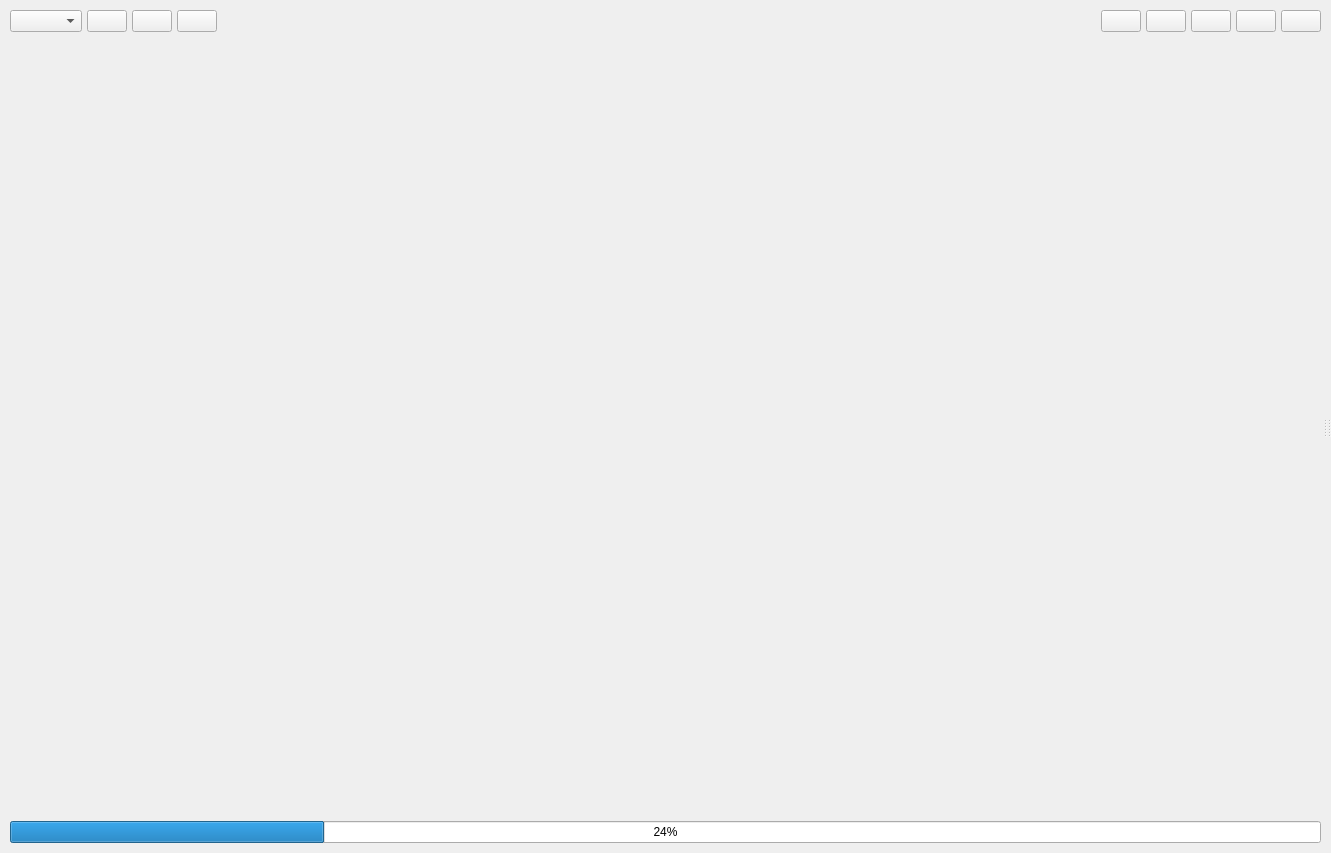
<?xml version="1.0" encoding="UTF-8"?>
<ui version="4.0">
 <class>node_graph_widget</class>
 <widget class="QWidget" name="node_graph_widget">
  <property name="geometry">
   <rect>
    <x>0</x>
    <y>0</y>
    <width>1331</width>
    <height>853</height>
   </rect>
  </property>
  <property name="windowTitle">
   <string>Form</string>
  </property>
  <layout class="QGridLayout" name="gridLayout_5">
   <property name="leftMargin">
    <number>0</number>
   </property>
   <property name="topMargin">
    <number>0</number>
   </property>
   <property name="rightMargin">
    <number>0</number>
   </property>
   <property name="bottomMargin">
    <number>0</number>
   </property>
   <property name="spacing">
    <number>0</number>
   </property>
   <item row="0" column="0">
    <widget class="QWidget" name="nodegraph_toolbar" native="true">
     <property name="sizePolicy">
      <sizepolicy hsizetype="MinimumExpanding" vsizetype="Maximum">
       <horstretch>0</horstretch>
       <verstretch>0</verstretch>
      </sizepolicy>
     </property>
     <property name="minimumSize">
      <size>
       <width>260</width>
       <height>0</height>
      </size>
     </property>
     <layout class="QGridLayout" name="gridLayout_3">
      <property name="leftMargin">
       <number>10</number>
      </property>
      <property name="topMargin">
       <number>10</number>
      </property>
      <property name="rightMargin">
       <number>10</number>
      </property>
      <property name="bottomMargin">
       <number>10</number>
      </property>
      <property name="horizontalSpacing">
       <number>5</number>
      </property>
      <property name="verticalSpacing">
       <number>0</number>
      </property>
      <item row="0" column="1">
       <widget class="QPushButton" name="play_button">
        <property name="cursor">
         <cursorShape>PointingHandCursor</cursorShape>
        </property>
        <property name="toolTip">
         <string>Run workflow</string>
        </property>
        <property name="text">
         <string/>
        </property>
        <property name="icon">
         <iconset resource="../../../../../gui/resources/feather.qrc">
          <normaloff>:/dark/icons/feather/dark/play.svg</normaloff>:/dark/icons/feather/dark/play.svg</iconset>
        </property>
       </widget>
      </item>
      <item row="0" column="8">
       <widget class="QPushButton" name="load_button">
        <property name="cursor">
         <cursorShape>PointingHandCursor</cursorShape>
        </property>
        <property name="toolTip">
         <string>Load workflow</string>
        </property>
        <property name="text">
         <string/>
        </property>
        <property name="icon">
         <iconset resource="../../../../../gui/resources/feather.qrc">
          <normaloff>:/dark/icons/feather/dark/folder.svg</normaloff>:/dark/icons/feather/dark/folder.svg</iconset>
        </property>
       </widget>
      </item>
      <item row="0" column="2">
       <widget class="QPushButton" name="pause_button">
        <property name="cursor">
         <cursorShape>PointingHandCursor</cursorShape>
        </property>
        <property name="toolTip">
         <string>Pause workflow</string>
        </property>
        <property name="text">
         <string/>
        </property>
        <property name="icon">
         <iconset resource="../../../../../gui/resources/feather.qrc">
          <normaloff>:/dark/icons/feather/dark/pause-circle.svg</normaloff>:/dark/icons/feather/dark/pause-circle.svg</iconset>
        </property>
       </widget>
      </item>
      <item row="0" column="4">
       <spacer name="horizontalSpacer">
        <property name="orientation">
         <enum>Qt::Orientation::Horizontal</enum>
        </property>
        <property name="sizeHint" stdset="0">
         <size>
          <width>729</width>
          <height>20</height>
         </size>
        </property>
       </spacer>
      </item>
      <item row="0" column="6">
       <widget class="QPushButton" name="save_button">
        <property name="cursor">
         <cursorShape>PointingHandCursor</cursorShape>
        </property>
        <property name="toolTip">
         <string>Save workflow</string>
        </property>
        <property name="text">
         <string/>
        </property>
        <property name="icon">
         <iconset resource="../../../../../gui/resources/feather.qrc">
          <normaloff>:/dark/icons/feather/dark/save.svg</normaloff>:/dark/icons/feather/dark/save.svg</iconset>
        </property>
       </widget>
      </item>
      <item row="0" column="9">
       <widget class="QPushButton" name="delete_button">
        <property name="cursor">
         <cursorShape>PointingHandCursor</cursorShape>
        </property>
        <property name="toolTip">
         <string>Delete workflow</string>
        </property>
        <property name="text">
         <string/>
        </property>
        <property name="icon">
         <iconset resource="../../../../../gui/resources/feather.qrc">
          <normaloff>:/dark/icons/feather/dark/trash-2.svg</normaloff>:/dark/icons/feather/dark/trash-2.svg</iconset>
        </property>
       </widget>
      </item>
      <item row="0" column="3">
       <widget class="QPushButton" name="stop_button">
        <property name="cursor">
         <cursorShape>PointingHandCursor</cursorShape>
        </property>
        <property name="toolTip">
         <string>Stop workflow</string>
        </property>
        <property name="text">
         <string/>
        </property>
        <property name="icon">
         <iconset resource="../../../../../gui/resources/feather.qrc">
          <normaloff>:/dark/icons/feather/dark/stop-circle.svg</normaloff>:/dark/icons/feather/dark/stop-circle.svg</iconset>
        </property>
       </widget>
      </item>
      <item row="0" column="7">
       <widget class="QPushButton" name="clear_button">
        <property name="toolTip">
         <string>Clear workflow</string>
        </property>
        <property name="text">
         <string/>
        </property>
        <property name="icon">
         <iconset resource="../../../../../gui/resources/feather.qrc">
          <normaloff>:/dark/icons/feather/dark/x-circle.svg</normaloff>:/dark/icons/feather/dark/x-circle.svg</iconset>
        </property>
       </widget>
      </item>
      <item row="0" column="5">
       <widget class="QPushButton" name="new_button">
        <property name="toolTip">
         <string>New workflow</string>
        </property>
        <property name="text">
         <string/>
        </property>
        <property name="icon">
         <iconset resource="../../../../../gui/resources/feather.qrc">
          <normaloff>:/dark/icons/feather/dark/file-plus.svg</normaloff>:/dark/icons/feather/dark/file-plus.svg</iconset>
        </property>
       </widget>
      </item>
      <item row="0" column="0">
       <widget class="QComboBox" name="mode_combobox"/>
      </item>
     </layout>
    </widget>
   </item>
   <item row="2" column="0">
    <widget class="QWidget" name="nodegraph_footer" native="true">
     <property name="sizePolicy">
      <sizepolicy hsizetype="Preferred" vsizetype="Maximum">
       <horstretch>0</horstretch>
       <verstretch>0</verstretch>
      </sizepolicy>
     </property>
     <layout class="QGridLayout" name="gridLayout_4">
      <property name="leftMargin">
       <number>10</number>
      </property>
      <property name="topMargin">
       <number>10</number>
      </property>
      <property name="rightMargin">
       <number>10</number>
      </property>
      <property name="bottomMargin">
       <number>10</number>
      </property>
      <item row="0" column="0">
       <widget class="QProgressBar" name="progressBar">
        <property name="value">
         <number>24</number>
        </property>
       </widget>
      </item>
     </layout>
    </widget>
   </item>
   <item row="1" column="0">
    <widget class="QSplitter" name="nodegraph_splitter">
     <property name="orientation">
      <enum>Qt::Orientation::Horizontal</enum>
     </property>
     <widget class="VariablesPanelWidget" name="variables" native="true"/>
     <widget class="QWidget" name="graph" native="true">
      <layout class="QGridLayout" name="gridLayout_2">
       <property name="leftMargin">
        <number>0</number>
       </property>
       <property name="topMargin">
        <number>0</number>
       </property>
       <property name="rightMargin">
        <number>0</number>
       </property>
       <property name="bottomMargin">
        <number>0</number>
       </property>
       <property name="spacing">
        <number>0</number>
       </property>
      </layout>
     </widget>
     <widget class="QWidget" name="palette" native="true">
      <layout class="QGridLayout" name="gridLayout">
       <property name="leftMargin">
        <number>0</number>
       </property>
       <property name="topMargin">
        <number>0</number>
       </property>
       <property name="rightMargin">
        <number>0</number>
       </property>
       <property name="bottomMargin">
        <number>0</number>
       </property>
       <property name="spacing">
        <number>0</number>
       </property>
      </layout>
     </widget>
    </widget>
   </item>
  </layout>
 </widget>
 <customwidgets>
  <customwidget>
   <class>VariablesPanelWidget</class>
   <extends>QWidget</extends>
   <header>airunner/components/nodegraph/gui/widgets/variables_panel</header>
   <container>1</container>
  </customwidget>
 </customwidgets>
 <resources>
  <include location="../../../../../gui/resources/feather.qrc"/>
 </resources>
 <connections/>
 <slots>
  <slot>on_play_button_clicked()</slot>
  <slot>on_pause_button_clicked()</slot>
  <slot>on_stop_button_clicked()</slot>
  <slot>on_save_button_clicked()</slot>
  <slot>on_delete_button_clicked()</slot>
  <slot>on_clear_button_clicked()</slot>
  <slot>on_new_button_clicked()</slot>
 </slots>
</ui>
